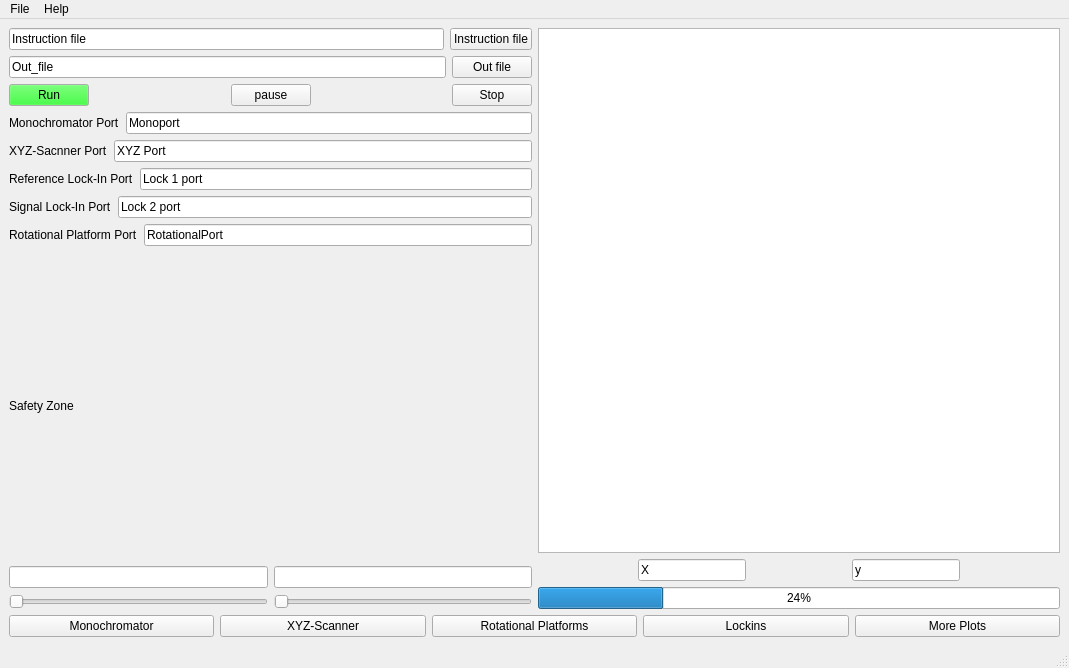
<?xml version="1.0" encoding="UTF-8"?>
<ui version="4.0">
 <class>MainWindow</class>
 <widget class="QMainWindow" name="MainWindow">
  <property name="geometry">
   <rect>
    <x>0</x>
    <y>0</y>
    <width>1069</width>
    <height>668</height>
   </rect>
  </property>
  <property name="windowTitle">
   <string>MainWindow</string>
  </property>
  <widget class="QWidget" name="centralwidget">
   <layout class="QGridLayout" name="gridLayout">
    <item row="0" column="0">
     <layout class="QVBoxLayout" name="verticalLayout_6">
      <item>
       <layout class="QHBoxLayout" name="horizontalLayout_12">
        <item>
         <layout class="QVBoxLayout" name="verticalLayout">
          <item>
           <layout class="QHBoxLayout" name="horizontalLayout_2">
            <item>
             <widget class="QLineEdit" name="lineEdit_4">
              <property name="text">
               <string>Instruction file</string>
              </property>
             </widget>
            </item>
            <item>
             <widget class="QPushButton" name="pushButton_5">
              <property name="text">
               <string>Instruction file</string>
              </property>
             </widget>
            </item>
           </layout>
          </item>
          <item>
           <layout class="QHBoxLayout" name="horizontalLayout_4">
            <item>
             <widget class="QLineEdit" name="lineEdit_9">
              <property name="text">
               <string>Out_file</string>
              </property>
             </widget>
            </item>
            <item>
             <widget class="QPushButton" name="pushButton_7">
              <property name="text">
               <string>Out file</string>
              </property>
             </widget>
            </item>
           </layout>
          </item>
          <item>
           <layout class="QHBoxLayout" name="horizontalLayout_6">
            <item>
             <widget class="QPushButton" name="pushButton_8">
              <property name="palette">
               <palette>
                <active>
                 <colorrole role="Button">
                  <brush brushstyle="SolidPattern">
                   <color alpha="255">
                    <red>0</red>
                    <green>255</green>
                    <blue>0</blue>
                   </color>
                  </brush>
                 </colorrole>
                </active>
                <inactive>
                 <colorrole role="Button">
                  <brush brushstyle="SolidPattern">
                   <color alpha="255">
                    <red>0</red>
                    <green>255</green>
                    <blue>0</blue>
                   </color>
                  </brush>
                 </colorrole>
                </inactive>
                <disabled>
                 <colorrole role="Button">
                  <brush brushstyle="SolidPattern">
                   <color alpha="255">
                    <red>0</red>
                    <green>255</green>
                    <blue>0</blue>
                   </color>
                  </brush>
                 </colorrole>
                </disabled>
               </palette>
              </property>
              <property name="text">
               <string>Run</string>
              </property>
             </widget>
            </item>
            <item>
             <spacer name="horizontalSpacer">
              <property name="orientation">
               <enum>Qt::Horizontal</enum>
              </property>
              <property name="sizeHint" stdset="0">
               <size>
                <width>40</width>
                <height>20</height>
               </size>
              </property>
             </spacer>
            </item>
            <item>
             <widget class="QPushButton" name="pushButton_9">
              <property name="text">
               <string>pause</string>
              </property>
             </widget>
            </item>
            <item>
             <spacer name="horizontalSpacer_2">
              <property name="orientation">
               <enum>Qt::Horizontal</enum>
              </property>
              <property name="sizeHint" stdset="0">
               <size>
                <width>40</width>
                <height>20</height>
               </size>
              </property>
             </spacer>
            </item>
            <item>
             <widget class="QPushButton" name="pushButton_10">
              <property name="text">
               <string>Stop</string>
              </property>
             </widget>
            </item>
           </layout>
          </item>
          <item>
           <layout class="QHBoxLayout" name="horizontalLayout_7">
            <item>
             <widget class="QLabel" name="label_2">
              <property name="text">
               <string>Monochromator Port</string>
              </property>
             </widget>
            </item>
            <item>
             <widget class="QLineEdit" name="lineEdit">
              <property name="text">
               <string>Monoport</string>
              </property>
             </widget>
            </item>
           </layout>
          </item>
          <item>
           <layout class="QHBoxLayout" name="horizontalLayout_8">
            <item>
             <widget class="QLabel" name="label_3">
              <property name="text">
               <string>XYZ-Sacnner Port</string>
              </property>
             </widget>
            </item>
            <item>
             <widget class="QLineEdit" name="lineEdit_2">
              <property name="text">
               <string>XYZ Port</string>
              </property>
             </widget>
            </item>
           </layout>
          </item>
          <item>
           <layout class="QHBoxLayout" name="horizontalLayout_9">
            <item>
             <widget class="QLabel" name="label_4">
              <property name="text">
               <string>Reference Lock-In Port</string>
              </property>
             </widget>
            </item>
            <item>
             <widget class="QLineEdit" name="lineEdit_3">
              <property name="text">
               <string>Lock 1 port</string>
              </property>
             </widget>
            </item>
           </layout>
          </item>
          <item>
           <layout class="QHBoxLayout" name="horizontalLayout_10">
            <item>
             <widget class="QLabel" name="label_5">
              <property name="text">
               <string>Signal Lock-In Port</string>
              </property>
             </widget>
            </item>
            <item>
             <widget class="QLineEdit" name="lineEdit_5">
              <property name="text">
               <string>Lock 2 port</string>
              </property>
             </widget>
            </item>
           </layout>
          </item>
          <item>
           <layout class="QHBoxLayout" name="horizontalLayout_11">
            <item>
             <widget class="QLabel" name="label_7">
              <property name="text">
               <string>Rotational Platform Port</string>
              </property>
             </widget>
            </item>
            <item>
             <widget class="QLineEdit" name="lineEdit_8">
              <property name="text">
               <string>RotationalPort</string>
              </property>
             </widget>
            </item>
           </layout>
          </item>
          <item>
           <layout class="QVBoxLayout" name="verticalLayout_5">
            <item>
             <widget class="QLabel" name="label">
              <property name="text">
               <string>Safety Zone</string>
              </property>
             </widget>
            </item>
            <item>
             <layout class="QHBoxLayout" name="horizontalLayout_3">
              <item>
               <layout class="QVBoxLayout" name="verticalLayout_3">
                <item>
                 <widget class="QLineEdit" name="lineEdit_10"/>
                </item>
                <item>
                 <widget class="QSlider" name="horizontalSlider">
                  <property name="orientation">
                   <enum>Qt::Horizontal</enum>
                  </property>
                 </widget>
                </item>
               </layout>
              </item>
              <item>
               <layout class="QVBoxLayout" name="verticalLayout_4">
                <item>
                 <widget class="QLineEdit" name="lineEdit_11"/>
                </item>
                <item>
                 <widget class="QSlider" name="horizontalSlider_2">
                  <property name="orientation">
                   <enum>Qt::Horizontal</enum>
                  </property>
                 </widget>
                </item>
               </layout>
              </item>
             </layout>
            </item>
           </layout>
          </item>
         </layout>
        </item>
        <item>
         <layout class="QVBoxLayout" name="verticalLayout_2">
          <item>
           <widget class="QGraphicsView" name="graphicsView"/>
          </item>
          <item>
           <layout class="QHBoxLayout" name="horizontalLayout_5">
            <item>
             <spacer name="horizontalSpacer_5">
              <property name="orientation">
               <enum>Qt::Horizontal</enum>
              </property>
              <property name="sizeHint" stdset="0">
               <size>
                <width>40</width>
                <height>20</height>
               </size>
              </property>
             </spacer>
            </item>
            <item>
             <widget class="QLineEdit" name="lineEdit_6">
              <property name="text">
               <string>X</string>
              </property>
             </widget>
            </item>
            <item>
             <spacer name="horizontalSpacer_4">
              <property name="orientation">
               <enum>Qt::Horizontal</enum>
              </property>
              <property name="sizeHint" stdset="0">
               <size>
                <width>40</width>
                <height>20</height>
               </size>
              </property>
             </spacer>
            </item>
            <item>
             <widget class="QLineEdit" name="lineEdit_7">
              <property name="text">
               <string>y</string>
              </property>
             </widget>
            </item>
            <item>
             <spacer name="horizontalSpacer_6">
              <property name="orientation">
               <enum>Qt::Horizontal</enum>
              </property>
              <property name="sizeHint" stdset="0">
               <size>
                <width>40</width>
                <height>20</height>
               </size>
              </property>
             </spacer>
            </item>
           </layout>
          </item>
          <item>
           <widget class="QProgressBar" name="progressBar">
            <property name="value">
             <number>24</number>
            </property>
           </widget>
          </item>
         </layout>
        </item>
       </layout>
      </item>
      <item>
       <layout class="QHBoxLayout" name="horizontalLayout">
        <item>
         <widget class="QPushButton" name="pushButton">
          <property name="text">
           <string>Monochromator</string>
          </property>
         </widget>
        </item>
        <item>
         <widget class="QPushButton" name="pushButton_2">
          <property name="text">
           <string>XYZ-Scanner</string>
          </property>
         </widget>
        </item>
        <item>
         <widget class="QPushButton" name="pushButton_3">
          <property name="text">
           <string>Rotational Platforms</string>
          </property>
         </widget>
        </item>
        <item>
         <widget class="QPushButton" name="pushButton_4">
          <property name="text">
           <string>Lockins</string>
          </property>
         </widget>
        </item>
        <item>
         <widget class="QPushButton" name="pushButton_6">
          <property name="text">
           <string>More Plots</string>
          </property>
         </widget>
        </item>
       </layout>
      </item>
     </layout>
    </item>
   </layout>
  </widget>
  <widget class="QMenuBar" name="menubar">
   <property name="geometry">
    <rect>
     <x>0</x>
     <y>0</y>
     <width>1069</width>
     <height>25</height>
    </rect>
   </property>
   <widget class="QMenu" name="menuFile">
    <property name="title">
     <string>File</string>
    </property>
    <addaction name="actionOpen_Config"/>
    <addaction name="actionExit"/>
   </widget>
   <widget class="QMenu" name="menuHelp">
    <property name="title">
     <string>Help</string>
    </property>
    <addaction name="actionHelp"/>
   </widget>
   <addaction name="menuFile"/>
   <addaction name="menuHelp"/>
  </widget>
  <widget class="QStatusBar" name="statusbar"/>
  <action name="actionOpen_Config">
   <property name="text">
    <string>Open Config</string>
   </property>
  </action>
  <action name="actionExit">
   <property name="text">
    <string>Exit</string>
   </property>
  </action>
  <action name="actionHelp">
   <property name="text">
    <string>Help</string>
   </property>
  </action>
 </widget>
 <resources/>
 <connections/>
</ui>
